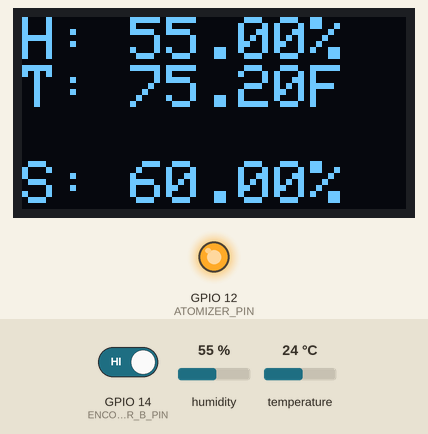
Recording of a program running on a simulated ESP8266 (Wemos D1 mini). Parts: 128×64 one-colour display, output pins drawn as LEDs (lit = HIGH). Inputs (shaded band) come from the test bench; at power-on: humidity 55 %, temperature 24 °C, GPIO 14 (ENCODER_B_PIN) HIGH.

Above: at 6.2 s.
6.3 s: humidity set to 58 %
At 7.6 s:
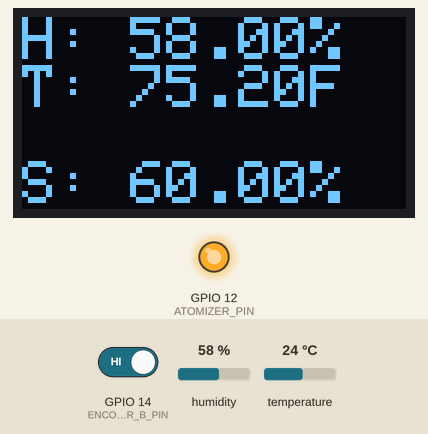
8.9 s: humidity set to 62 %
At 10.8 s:
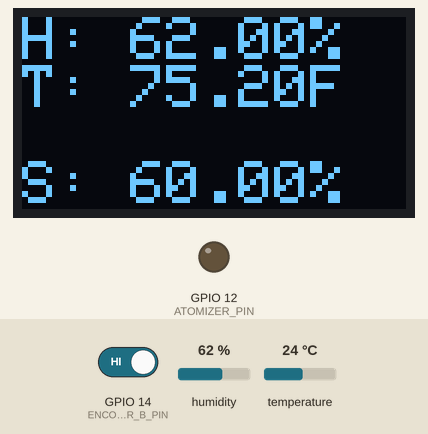
11.5 s: temperature set to 12 °C
At 13.4 s:
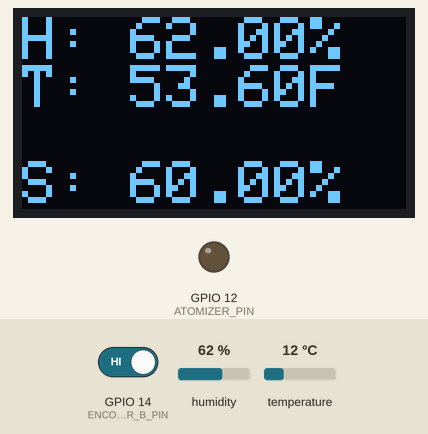
14.6 s: temperature set to 19 °C
At 16.6 s:
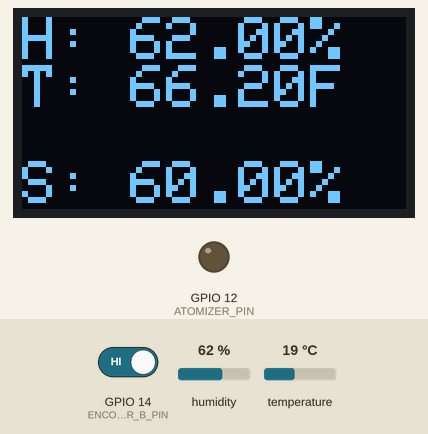
Timing chart, 0 to 18.1 s (numbered marks = the images above; inputs shaded):
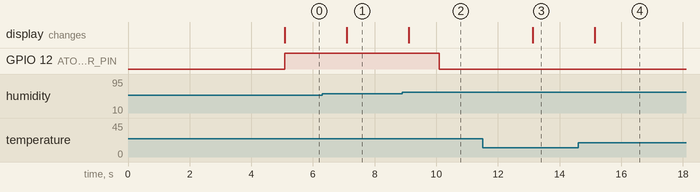

The program:

main.cpp
```cpp
#include "main.hpp"

#include "atomizer.hpp"
#include "dhtxx.hpp"
#include "encoder.hpp"
#include "oled.hpp"

// Uncomment whatever type you're using!
//#define DHT_TYPE DHT11   // DHT 11
#define DHT_TYPE DHT22   // DHT 22  (AM2302), AM2321
//#define DHT_TYPE DHT21   // DHT 21 (AM2301)

// Connect pin 1 (on the left) of the sensor to +5V
// NOTE: If using a board with 3.3V logic like an Arduino Due connect pin 1
// to 3.3V instead of 5V!
// Connect pin 2 of the sensor to whatever your DHT_PIN is
// Connect pin 3 (on the right) of the sensor to GROUND (if your sensor has 3 pins)
// Connect pin 4 (on the right) of the sensor to GROUND and leave the pin 3 EMPTY (if your sensor has 4 pins)
// Connect a 10K resistor from pin 2 (data) to pin 1 (power) of the sensor

// Initialize DHT sensor.
// Note that older versions of this library took an optional third parameter to
// tweak the timings for faster processors.  This parameter is no longer needed
// as the current DHT reading algorithm adjusts itself to work on faster procs.
DHT dht(DHT_PIN, DHT_TYPE);
#define DEFAULT_HUMIDITY_SET_POINT	60
#define DEBOUNCE_ENCODER		50
#define DEBOUNCE_ATOMIZER		(1 * uS_TO_S)

extern Adafruit_SSD1306 display ;
float humidity_set_point    = DEFAULT_HUMIDITY_SET_POINT ;

volatile bool turned_CW      = false ;
volatile bool turned_CCW     = false ;
volatile bool last_was_CW    = false ;
volatile bool last_was_CCW   = false ;
uint32_t debounce_time       = 0 ;
uint32_t debounce_humidifier = 0 ;

void IRAM_ATTR ISR_check_encoder(void) ;
void reset_humidity_set_point(float humidity_set_point) ;
void update_humidity_set_point(void) ;

void setup() {
	pinMode(ENCODER_A_PIN,  INPUT_PULLUP) ;
	pinMode(ENCODER_B_PIN,  INPUT_PULLUP) ;
	pinMode(ATOMIZER_PIN,   OUTPUT) ;

	dht.begin();

	init_oled() ;
	display_oled_welcome() ;

	attachInterrupt(digitalPinToInterrupt(ENCODER_B_PIN), ISR_check_encoder, RISING) ;
}

void loop() {
	// Flags
	// TODO: Get measurements every 10 seconds?
	/* uint32_t measurement_time; */
	/* measurement_time = millis() ; */

	// Reading temperature or humidity takes about 250 milliseconds!
	// Sensor readings may also be up to 2 seconds 'old' (its a very slow sensor)
	float humidity = dht.readHumidity() ;

	// Read temperature as Fahrenheit (isFahrenheit = true)
	float temp_f = dht.readTemperature(true) ;

	// Check if any reads failed and exit early (to try again).
	if (!verify_dht_read(humidity, temp_f)) {
		return ;
	}

	// Allow user to control humidity set point with encoder
	update_humidity_set_point() ;

	// If humidity goes beyond 0% or 100%, keep it at these upper and lower boundaries
	if (humidity_set_point     >= HUMIDITY_UPPER_THRESHOLD) {
		humidity_set_point  = HUMIDITY_UPPER_THRESHOLD ;
	}
	if (humidity_set_point     <= HUMIDITY_LOWER_THRESHOLD) {
		humidity_set_point  = HUMIDITY_LOWER_THRESHOLD ;
	}

	// Clear and set up OLED to display DHT data and set point
	setup_oled() ;
	display_oled(humidity, temp_f, humidity_set_point) ;

	// Turn on atomizer if humidity is below set point
	if (humidity < humidity_set_point) {
		digitalWrite(ATOMIZER_PIN, ATOMIZER_ON) ;
		debounce_humidifier = millis() ;
	}
	// Allow the atomizer to turn off
	if (millis() - debounce_humidifier > DEBOUNCE_ATOMIZER) {
		digitalWrite(ATOMIZER_PIN, ATOMIZER_OFF) ;
	}
}


/*-----------------------------------------------------------------------------
 * Functions
 *-----------------------------------------------------------------------------*/

/* ----------------------------------------------------------------------------*/
/**
 * @fn				ISR_check_encoder
 *
 * @brief			ISR for encoder button press
 */
/* ------------------------------------------------------------------------------------*/
void IRAM_ATTR ISR_check_encoder(void) {
	if ( (!turned_CW) && (!turned_CCW)) {
		int pin_a = digitalRead(ENCODER_A_PIN) ;
		delayMicroseconds(1500) ;
		int pin_b = digitalRead(ENCODER_B_PIN) ;

		if (pin_a == pin_b) {
			if (last_was_CW) {
				turned_CW = true ;
			}
			else {
				turned_CCW = true ;
			}
		}
		else {
			if (last_was_CCW) {
				turned_CCW = true ;
			}
			else {
				turned_CW = true ;
			}
		}
	}
}

/* ----------------------------------------------------------------------------*/
/**
 * @fn				update_humidity_set_point
 *
 * @brief			Update the humidity threshold up or down based off a clockwise
 *				or counter-clockwise movement of the encoder
 *
 * @param turned_CW		Was encoder turned clockwise just now?
 * @param last_was_CW		Was encoder turned clockwise before this?
 * @param turned_CCW		Was encoder turned counter-clockwise just now?
 * @param last_was_CCW		was encoder turned counter-clockwise before this?
 * @param humidity_set_point float	Minimum humidity level before atomizer turns on
 */
/* ------------------------------------------------------------------------------------*/
void update_humidity_set_point(void) {
	if (turned_CW) {
		humidity_set_point++ ;
		turned_CW     = false ;
		last_was_CW   = true ;
		debounce_time = millis() ;
	}

	if (turned_CCW) {
		humidity_set_point-- ;
		turned_CCW    = false ;
		last_was_CCW  = true ;
		debounce_time = millis() ;
	}

	if (millis() - debounce_time > DEBOUNCE_ENCODER) {
		last_was_CW  = false ;
		last_was_CCW = false ;
	}
}
```

atomizer.hpp
```cpp
/*
 * =====================================================================================
 *
 *       Filename:  atomizer.hpp
 *
 *    Description:  Water atomizer header file
 *
 *        Version:  1.0
 *        Created:  01/08/2023 02:48:25 PM
 *       Revision:  none
 *       Compiler:  g++
 *
 *         Author:  Michael Ly
 *   Organization:
 *
 * =====================================================================================
 */
#ifndef ATOMIZER_HPP
#define ATOMIZER_HPP
#include "main.hpp"

enum e_atomizer_state {
	ATOMIZER_ON  = HIGH,
	ATOMIZER_OFF = LOW
} ;

#endif /* ATOMIZER_HPP */
```

dhtxx.hpp
```cpp
/*
 * =====================================================================================
 *
 *       Filename:  dhtxx.hpp
 *
 *    Description:  DHTxx sensor header file
 *
 *        Version:  1.0
 *        Created:  01/07/2023 06:53:50 PM
 *       Revision:  none
 *       Compiler:  g++
 *
 *         Author:  Michael Ly
 *   Organization:
 *
 * =====================================================================================
 */
#ifndef DHTXX_HPP
#define DHTXX_HPP
#include "main.hpp"
#include "DHT.h"

#define HUMIDITY_LOWER_THRESHOLD	0
#define HUMIDITY_UPPER_THRESHOLD	100

bool verify_dht_read(float humidity, float temp) ;

#endif /* DHTXX_HPP */
```

encoder.hpp
```cpp
/*
 * =====================================================================================
 *
 *       Filename:  encoder.hpp
 *
 *    Description:  Rotary encoder header file
 *
 *        Version:  1.0
 *        Created:  01/07/2023 06:59:24 PM
 *       Revision:  none
 *       Compiler:  g++
 *
 *         Author:  Michael Ly
 *   Organization:
 *
 * =====================================================================================
 */
#ifndef ENCODER_HPP
#define ENCODER_HPP
#include "main.hpp"

struct s_encoder {
	uint8_t press_count ;
	uint8_t a_current_position ;
	uint8_t a_previous_position ;
} ;

#endif /* ENCODER_HPP */
```

main.hpp
```cpp
/*
 * =====================================================================================
 *
 *       Filename:  main.hpp
 *
 *    Description:  Main header file
 *
 *        Version:  1.0
 *        Created:  01/07/2023 06:40:18 PM
 *       Revision:  none
 *       Compiler:  g++
 *
 *         Author:  Michael Ly
 *   Organization:
 *
 * =====================================================================================
 */
#ifndef MAIN_HPP
#define MAIN_HPP

#include <Arduino.h>

#define BAUD_RATE			115200

#define uS_TO_S				1000

#define TIME_BETWEEN_MEASURE		(1 * uS_TO_S)
#define TIME_BETWEEN_FAILED_MEASURE	(2 * uS_TO_S)
#define DISPLAY_WELCOME_TIME		(5 * uS_TO_S)


/*-----------------------------------------------------------------------------
 * PINS
 *-----------------------------------------------------------------------------*/

#define ATOMIZER_PIN		12
#define DHT_PIN			13
#define ENCODER_A_PIN		16
#define ENCODER_B_PIN		14

#endif /* MAIN_HPP */
```

oled.hpp
```cpp
/*
 * =====================================================================================
 *
 *       Filename:  oled.hpp
 *
 *    Description:  OLED header file
 *
 *        Version:  1.0
 *        Created:  01/07/2023 06:40:04 PM
 *       Revision:  none
 *       Compiler:  g++
 *
 *         Author:  Michael Ly
 *   Organization:
 *
 * =====================================================================================
 */

#ifndef OLED_HPP
#define OLED_HPP
#include "main.hpp"

/*-----------------------------------------------------------------------------
 *  OLED Screen Set up
 *-----------------------------------------------------------------------------*/
#include <SPI.h>
#include <Wire.h>
#include <Adafruit_GFX.h>
#include <Adafruit_SSD1306.h>

#define SCREEN_WIDTH			128
#define SCREEN_HEIGHT			64
#define OLED_ADDR			0x3C

void init_oled(void) ;
void setup_oled(void) ;
void display_oled_welcome(void) ;
void display_oled(float humidity, float temp, float humidity_set_point) ;

#endif /* OLED_HPP */
```

dhtxx.cpp
```cpp
/*
 * =====================================================================================
 *
 *       Filename:  dhtxx.cpp
 *
 *    Description:  DHTxx sensor function definitions
 *
 *        Version:  1.0
 *        Created:  01/07/2023 06:56:13 PM
 *       Revision:  none
 *       Compiler:  g++
 *
 *         Author:  Michael Ly
 *   Organization:
 *
 * =====================================================================================
 */
#include "dhtxx.hpp"


/* ----------------------------------------------------------------------------*/
/**
 * @brief			Verify if the DHT sensor correctly took a reading
 * @param humidity		Current humidity locally
 * @param temp			Current temperature locally (in Fahrenheit)
 * @param humidity_set_point	Minimum humidity level before atomizer turns on
 *
 * @return bool			True if all values read correctly, false if any failed to get read
 */
/* ------------------------------------------------------------------------------------*/
bool verify_dht_read(float humidity, float temp) {
	if (isnan(humidity) ||  isnan(temp)) {
		Serial.println("Failed to read from DHT sensor!") ;
		delay(TIME_BETWEEN_FAILED_MEASURE) ;
		return false ;
	}
	return true ;
}
```

oled.cpp
```cpp
/*
 * =====================================================================================
 *
 *       Filename:  oled.cpp
 *
 *    Description   OLED function definitions
 *
 *        Version:  1.0
 *        Created:  01/07/2023 06:45:24 PM
 *       Revision:  none
 *       Compiler:  g++
 *
 *         Author:  Michael Ly
 *   Organization:
 *
 * =====================================================================================
 */
#include "oled.hpp"

Adafruit_SSD1306 display(SCREEN_WIDTH, SCREEN_HEIGHT) ;

/* ----------------------------------------------------------------------------*/
/**
 * @brief			Initializes OLED address and clears display
 */
/* ------------------------------------------------------------------------------------*/
void init_oled(void) {
	display.begin(SSD1306_SWITCHCAPVCC, OLED_ADDR) ;
	display.clearDisplay() ;
}

/* ----------------------------------------------------------------------------*/
/**
 * @brief			Sets up OLED text size, position, and color
 */
/* ------------------------------------------------------------------------------------*/
void setup_oled(void) {
	display.clearDisplay() ;
	display.setTextSize(2) ;
	display.setTextColor(WHITE) ;
	display.setCursor(0,0) ;
}

/* ----------------------------------------------------------------------------*/
/**
 * @brief			Displays a welcome screen on the OLED on power up or reboot
 */
/* ------------------------------------------------------------------------------------*/
void display_oled_welcome(void) {
	display.setTextSize(2) ;
	display.setTextColor(WHITE) ;
	display.setCursor(0,0) ;
	display.println() ;
	display.setTextSize(1) ;
	display.setCursor(12,15) ;
	display.print("mini") ;
	display.setTextSize(2) ;
	display.setCursor(35,10) ;
	display.println(" Plant") ;
	display.println("Humidifier") ;

#ifdef later
	display.setTextSize(1) ;
	display.setTextColor(WHITE) ;
	display.setCursor(0,0) ;
	display.println("Hi Alyssa,\n") ;
	display.println("Here's your make") ;
	display.println("plant happy machine.\n") ;
	display.println("Thanks for the") ;
	display.println("pothos,") ;
	display.println("-Michael Ly") ;
#endif

	display.display() ;

	delay(DISPLAY_WELCOME_TIME) ;
}

/* ----------------------------------------------------------------------------*/
/**
 * @brief			Display humidity (%), temperature (F), and humidity set point (%)
 * @param humidity		Current humidity locally
 * @param temp			Current temperature locally (in Fahrenheit)
 * @param humidity_set_point	Minimum humidity level before atomizer turns on
 */
/* ------------------------------------------------------------------------------------*/
void display_oled(float humidity, float temp, float humidity_set_point) {
	display.print("H: ") ;
	display.print(humidity) ;
	display.println("%") ;

	display.print("T: ") ;

	display.print(temp);
	display.println("F\n") ;

	display.print("S: ") ;

	display.print(humidity_set_point) ;
	display.println("%") ;

	display.display() ;
}
```

Measured:
- the behaviour switches between 59 and 60 % on humidity (found by bisection; images 1 and 2)
- after the input at 6.3 s, the display: changes after 0.80 s (image 1)
- after the input at 8.9 s, GPIO 12 (ATOMIZER_PIN): HIGH → LOW after 1.2 s; the display: changes after 0.21 s (image 2)
- after the input at 11.5 s, the display: changes after 1.6 s (image 3)
- after the input at 14.6 s, the display: changes after 0.54 s (image 4)
